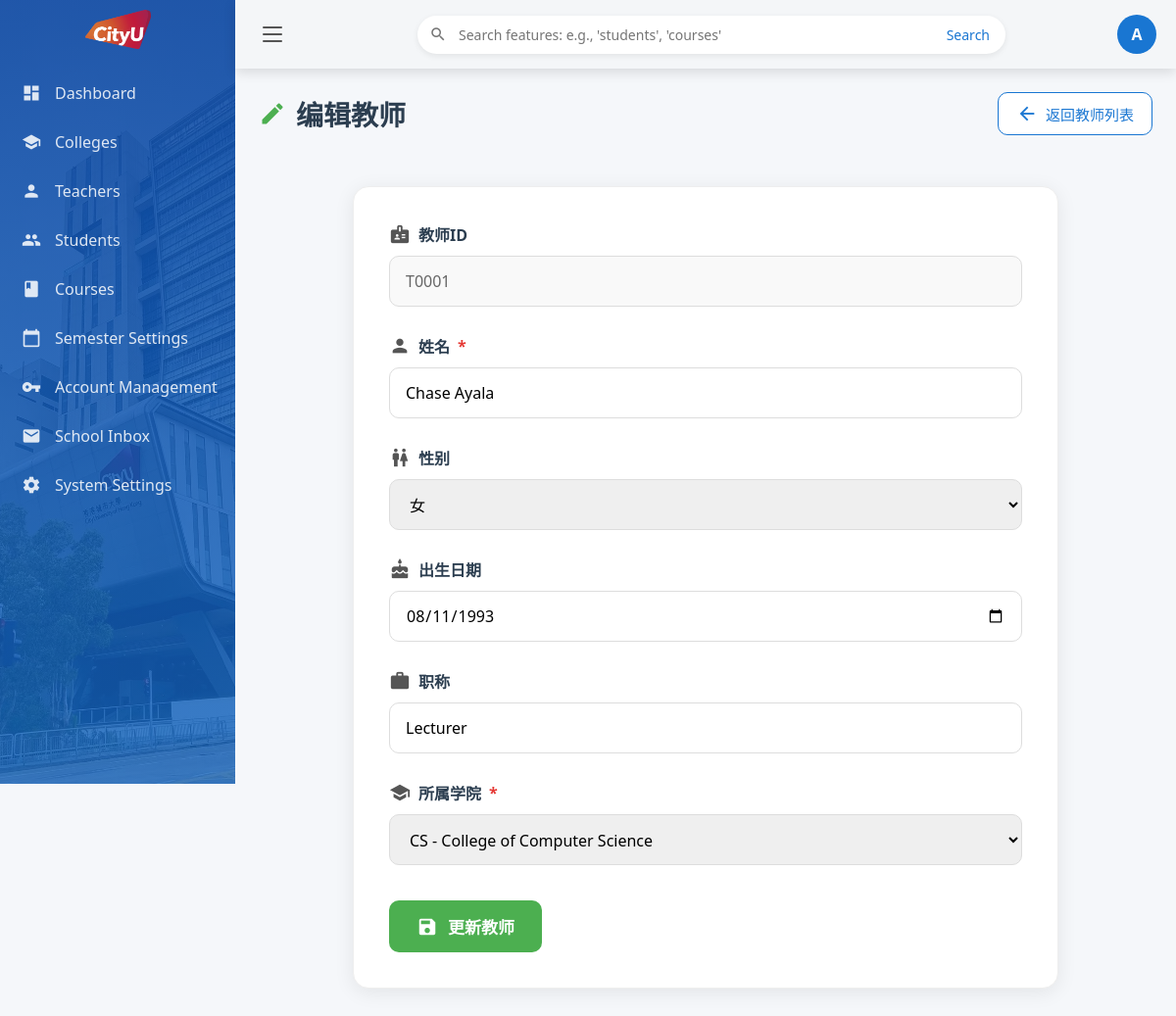
The page /teachers/edit/T0001 (signed in) on the database its author committed.
### tables this page shows
CREATE TABLE "teacher" (
	"teacher_id"	VARCHAR(20),
	"name"	VARCHAR(50) NOT NULL,
	"gender"	CHAR(1),
	"birth_date"	DATE,
	"salary"	DECIMAL(10, 2),
	"title"	VARCHAR(20),
	"college_id"	VARCHAR(20),
	"id_card"	CHAR(18) NOT NULL UNIQUE,
	PRIMARY KEY("teacher_id"),
	FOREIGN KEY("college_id") REFERENCES "college"("college_id")
);

CREATE TABLE "college" (
	"college_id"	VARCHAR(20),
	"college_name"	VARCHAR(50) NOT NULL,
	"address"	TEXT,
	"phone"	VARCHAR(20),
	PRIMARY KEY("college_id"),
	UNIQUE("college_name")
);

### app/admin.py (the view, shortened to what this page needs)
@admin_bp.route('/teachers/edit/<teacher_id>', methods=['GET', 'POST'])
def edit_teacher(teacher_id):
    if not require_admin(): return redirect(url_for('main.dashboard'))
    conn = get_db_connection()
    colleges = conn.execute("SELECT * FROM college").fetchall()
    teacher = conn.execute("SELECT * FROM teacher WHERE teacher_id = ?", (teacher_id,)).fetchone()
    if not teacher:
        conn.close()
        flash('Teacher does not exist!')
        return redirect(url_for('admin.teachers'))
    conn.close()
    return render_template('admin/admin_teacher_form.html', form=dict(teacher), colleges=colleges, is_edit=True)

### app/admin.py (called while the page is built)
def require_admin():
    return session.get('role') == 'admin'

### app/db.py (called while the page is built)
def get_db_connection():
    if 'db' not in g:
        g.db = sqlite3.connect(
            DATABASE,
            timeout=20.0,
            check_same_thread=False
        )
        g.db.row_factory = sqlite3.Row
        g.db.execute('PRAGMA foreign_keys = ON;')
    return g.db

### templates/admin/admin_teacher_form.html (shortened to what this page needs)
{% extends "admin/admin_base.html" %}
{% block content %}
<div class="page-header">
  <h2>
    <i class="material-icons">{% if is_edit %}edit{% else %}person_add{% endif %}</i>
    {% if is_edit %}编辑教师{% else %}新增教师{% endif %}
  </h2>
  <a href="{{ url_for('admin.teachers') }}" class="btn btn-outline">
    <i class="material-icons">arrow_back</i> 返回教师列表
  </a>
</div>
<div class="form-container">
  <form method="POST" class="form-card">
    {% if is_edit %}
      <div class="form-group">
        <label class="form-label">
          <i class="material-icons">badge</i> 教师ID
        </label>
        <input type="text" value="{{ form.teacher_id }}" disabled class="form-input-disabled">
      </div>
    {% endif %}
    <div class="form-group required">
      <label class="form-label">
        <i class="material-icons">person</i> 姓名
      </label>
      <input type="text" name="name" value="{{ form.name or '' }}" class="form-input" required>
    </div>
    <div class="form-group">
      <label class="form-label">
        <i class="material-icons">wc</i> 性别
      </label>
      <select name="gender" class="form-select">
        <option value="F" {% if form.gender == 'F' %}selected{% endif %}>女</option>
      </select>
    </div>
    <div class="form-group">
      <label class="form-label">
        <i class="material-icons">cake</i> 出生日期
      </label>
      <input type="date" name="birth_date" value="{{ form.birth_date or '' }}" class="form-input">
    </div>
    <div class="form-group">
      <label class="form-label">
        <i class="material-icons">work</i> 职称
      </label>
      <input type="text" name="title" value="{{ form.title or '' }}" class="form-input">
    </div>
    <div class="form-group required">
      <label class="form-label">
        <i class="material-icons">school</i> 所属学院
      </label>
      <select name="college_id" class="form-select" required>
        {% for col in colleges %}
          <option value="{{ col.college_id }}" {% if col.college_id == (form.college_id or '') %}selected{% endif %}>
            {{ col.college_id }} - {{ col.college_name }}
          </option>
        {% endfor %}
      </select>
    </div>
    <button type="submit" class="btn btn-primary">
      <i class="material-icons">{% if is_edit %}save{% else %}add{% endif %}</i>
      {% if is_edit %}更新教师{% else %}添加教师{% endif %}
    </button>
  </form>
</div>
{% endblock %}

### templates/admin/admin_teacher_form.html (style rules this page uses)
.page-header { display: flex; justify-content: space-between; align-items: center; margin-bottom: 32px; flex-wrap: wrap; gap: 16px; }
.page-header h2 { margin: 0; color: #2c3e50; font-size: 28px; font-weight: 600; display: flex; align-items: center; gap: 10px; }
.page-header h2 .material-icons { color: #4caf50; font-size: 28px; }
.btn-outline { display: inline-flex; align-items: center; gap: 8px; padding: 10px 18px; background: white; color: #1976d2; border: 1px solid #1976d2; border-radius: 10px; text-decoration: none; font-size: 15px; font-weight: 500; transition: all 0.2s; }
.form-container { display: flex; justify-content: center; width: 100%; padding: 20px 0; }
.form-card { width: 100%; max-width: 720px; background: white; padding: 36px; border-radius: 16px; box-shadow: 0 4px 20px rgba(0,0,0,0.08); border: 1px solid #eee; font-size: 16px; }
.form-group { margin-bottom: 28px; }
.form-group.required .form-label::after { content: " *"; color: #e53935; }
.form-label { display: flex; align-items: center; gap: 8px; font-weight: 600; color: #2c3e50; margin-bottom: 10px; font-size: 16px; }
.form-label .material-icons { font-size: 22px; color: #555; }
.form-input, .form-select { width: 100%; padding: 14px 16px; border: 1px solid #ddd; border-radius: 10px; font-size: 16px; height: 52px; transition: border-color 0.25s, box-shadow 0.25s; box-sizing: border-box; }
.form-input-disabled { width: 100%; padding: 14px 16px; background: #f9f9f9; border: 1px solid #ddd; border-radius: 10px; color: #666; font-size: 16px; height: 52px; cursor: not-allowed; }
.btn-primary { display: inline-flex; align-items: center; gap: 10px; padding: 14px 28px; background-color: #4caf50; color: white; border: none; border-radius: 10px; font-size: 17px; font-weight: 600; cursor: pointer; transition: all 0.25s; margin-top: 8px; }
.btn-primary .material-icons { font-size: 22px; }
.material-icons { font-size: 22px; vertical-align: middle; line-height: 1; }

### rows shown on the page
teacher: teacher_id "T0001", name "Chase Ayala", gender "女", birth_date "08/11/1993", title "Lecturer", college_id "CS - College of Computer Science"

### other values the page prints
{{ session.username|first|upper }} "A"
